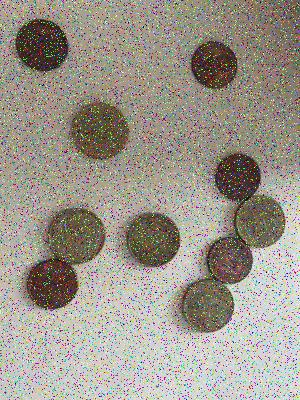
#> input picture coin_image.jpg, 300 x 400 px
$ jupyter execute 'Processing an image of coins.ipynb'   (older library calls are emulated)
#> lines starting #> are read from the running program, lines starting #| are printed output that depends on the picture; after the words box and inside, x2 and y2 are one past the last pixel; in counts of white or black regions, pixels touching at a corner belong together; long printed decimals are rounded
## Processing an image of coins

Read the image of coins you have been provided and display it with an appropriate title

[cell 1]
from skimage import io, segmentation
from skimage.exposure import histogram
import matplotlib.pyplot as plt
im = io.imread("coin_image.jpg")
#> im is the input picture: shape (400, 300, 3); mean R, G, B 157.2, 150.8, 140.5
print(im.shape, im.dtype)
#| (400, 300, 3) uint8
plt.figure(figsize=(8,8))
plt.imshow(im), plt.axis('off'), plt.title('Coin Image')

Remove the salt and pepper noise in the image and display the denoised image with an appropriate title

[cell 2]
from skimage.morphology import binary_erosion,binary_dilation, binary_opening,binary_closing,dilation, erosion, opening, closing, white_tophat, watershed, remove_small_objects, reconstruction, extrema,disk
from skimage import img_as_ubyte, img_as_float
from skimage.filters import median
from skimage import color

# change rgb image to gray scale
im  =img_as_ubyte(color.rgb2gray(im))
#> im: shape (400, 300)
# by using opening we can remove the salt noise
im_o = opening(im, disk(1))
# by using closing we can remove the pepper noise
im_c = closing(im, disk(1))
# by using opening followed by closing we remove salt and pepper noise
im_oc = closing(im_o, disk(1))
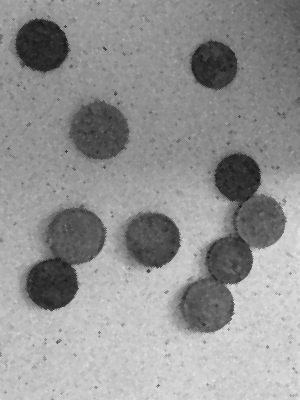
#> im_oc: shape (400, 300); min 25, max 228, mean 146.8

plt.figure(figsize=(15,15))
plt.subplot(131), plt.imshow(im, cmap='gray'), plt.title('original'), plt.axis('off')
plt.subplot(132), plt.imshow(im_o, cmap='gray'), plt.title('opening (removes salt)'), plt.axis('off')
plt.subplot(133), plt.imshow(im_c, cmap='gray'), plt.title('closing (removes pepper)'),plt.axis('off')
plt.show()

Segment the coins to obtain a binary image where pixels representing the coins are set to 1

[cell 3]
from skimage.transform import  hough_circle, hough_circle_peaks
from skimage import feature
from skimage.morphology import square, rectangle, diamond, disk, cube,  octahedron, ball, star, octagon
from skimage.draw import circle_perimeter
from skimage import util
import scipy.ndimage.filters
import numpy as np
from skimage.filters import rank
from skimage import filters
from skimage.measure import label, regionprops
from scipy import ndimage as ndi
from skimage import data

# we will use thresholding segmentation
thresh = filters.threshold_otsu(im_oc)
#> thresh = 126
im_th = im_oc < thresh
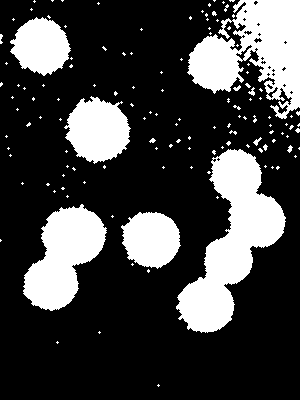
#> im_th: shape (400, 300) bool; 25.4% white; 133 white regions (120 under 20 px), largest, box (x1, y1, x2, y2) and area: (176, 149, 286, 333) 8705, (187, 0, 300, 119) 7446, (23, 204, 107, 311) 5158
# perform opening to for clearing the edges
im_th_morph = binary_opening(im_th, disk(20))
#> im_th_morph: shape (400, 300) bool; 20.3% white; 7 white regions, largest, box (x1, y1, x2, y2) and area: (179, 150, 285, 333) 8230, (24, 207, 105, 310) 4913, (69, 101, 129, 161) 2871
# perform clear_border to remove unwanted forground
im_seg = segmentation.clear_border(im_th_morph)
#> im_seg: shape (400, 300) bool; 18.9% white; 6 white regions, box (x1, y1, x2, y2) and area: (179, 150, 285, 333) 8230, (24, 207, 105, 310) 4913, (69, 101, 129, 161) 2871, (123, 212, 180, 267) 2413, (14, 19, 69, 73) 2258, (189, 38, 239, 90) 1963

# we will use watershed segmentation
# find an elevation map using the Sobel gradient of the image
elevation_map = filters.sobel(im_oc)
# find markers of the background and the coins
markers = np.zeros_like(im_oc)
markers[im_oc < 70] = 1
markers[im_oc > 150] = 2
# watershed transform to fill regions of the elevation map
segmentation_coins = segmentation.watershed(elevation_map, markers)
#> segmentation_coins: shape (400, 300); values 1 (black) and 2 (white), 81.8% white; 9 black regions (3 under 20 px), largest, box (x1, y1, x2, y2) and area: (179, 152, 287, 333) 8073, (25, 204, 107, 311) 4712, (69, 100, 129, 160) 2666, (125, 212, 181, 268) 2392, (15, 18, 70, 72) 2204, (191, 40, 237, 91) 1743
segmentation_coins = 1 - segmentation_coins
# perform closing to fill more gaps
seg_im = binary_closing(segmentation_coins, disk(18))
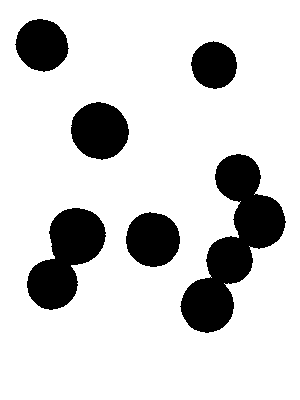
#> seg_im: shape (400, 300) bool; 82.5% white; 6 black regions, box (x1, y1, x2, y2) and area: (180, 154, 286, 333) 7806, (27, 208, 106, 310) 4539, (71, 102, 129, 160) 2568, (126, 212, 180, 267) 2315, (15, 19, 69, 72) 2128, (191, 41, 237, 89) 1682
seg_im = 1 - seg_im
plt.figure(figsize = (15,15))
plt.subplot(131), plt.imshow(im, cmap='gray'), plt.axis('off'), plt.title("Original image")
plt.subplot(132), plt.imshow(im_seg, cmap ='gray'), plt.axis('off'), plt.title("Thresholding Segmentation")
plt.subplot(133), plt.imshow(seg_im, cmap='gray'), plt.axis('off'), plt.title("Watershed Segmentation")

Using the binary image as input, write code to output a new image containing

(a) only the coins which overlap or touch each other

(b) only non-overlapping coins

[cell 4]
from skimage import measure
import matplotlib.patches as mpatches

# create 2 np zero arrays
image1 = np.zeros(im_seg.shape)
image2 = np.zeros(im_seg.shape)

label_image = label(im_seg)
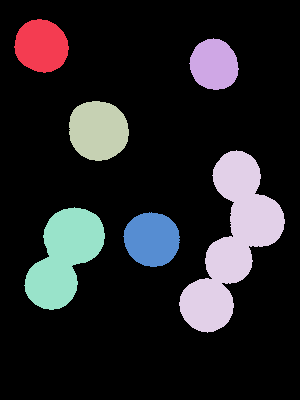
#> label_image: shape (400, 300) int32; 7 distinct labels, from 0 to 6; one colour per label, 0 black
image_label = color.label2rgb(label_image, image=im_seg, bg_label=0)
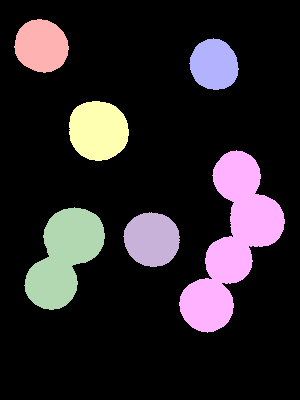
#> image_label: shape (400, 300, 3) float64; mean R, G, B 0.167, 0.145, 0.161


for region in regionprops(label_image):
    # regions with large enough areas are the overlapping coins
    if region.area > 3000:
        minr, minc, maxr, maxc = region.bbox
        image1[minr:maxr, minc:maxc] = im_seg[minr:maxr, minc:maxc]
    else:
        minr, minc, maxr, maxc = region.bbox
        image2[minr:maxr, minc:maxc] = im_seg[minr:maxr, minc:maxc]
#> this loop made 6 passes
#> (minr, minc, maxr, maxc) on passes 1 to 6: (19, 14, 73, 69), (38, 189, 90, 239), (101, 69, 161, 129), (150, 179, 333, 285), (207, 24, 310, 105), (212, 123, 267, 180)
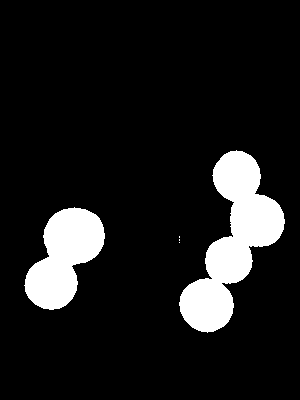
#> image1: shape (400, 300) float64; values 0 (black) and 1 (white), 11% white; 5 white regions (3 under 20 px), largest, box (x1, y1, x2, y2) and area: (179, 150, 285, 333) 8230, (24, 207, 105, 310) 4913
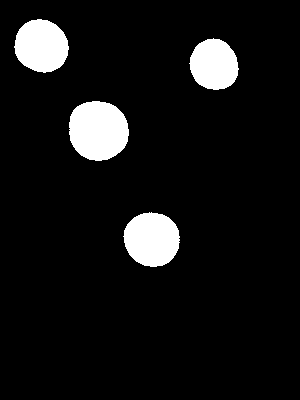
#> image2: shape (400, 300) float64; values 0 (black) and 1 (white), 7.9% white; 4 white regions, box (x1, y1, x2, y2) and area: (69, 101, 129, 161) 2871, (123, 212, 180, 267) 2413, (14, 19, 69, 73) 2258, (189, 38, 239, 90) 1963

plt.figure(figsize=(15,10))
plt.subplot(1,3,1), plt.imshow(image_label, cmap='gray'), plt.axis('off'), plt.title('Labeled image')
plt.subplot(1,3,2), plt.imshow(image1, cmap='gray'), plt.axis('off'), plt.title('Overlapping coins')
plt.subplot(1,3,3), plt.imshow(image2, cmap='gray'), plt.axis('off'), plt.title('Non overlapping coins')

Sets of white pixels which are connected to each other are called connected components or objects.

(i) connect all the connected components and visualize each connected component with a different color overlaid on the denoised image.

(ii) separate the touching coins (visualize each coin with a different color overlaid on the denoised image).

[cell 5]
from scipy import ndimage as ndi
from skimage.measure import label, regionprops
from skimage.morphology import watershed
from skimage.feature import peak_local_max

# (i)
# connect the components
image_label_overlay = color.label2rgb(label_image, image=im_oc, bg_label=0)

# (ii)
# The distance transform of a binary image is the distance from every pixel to the nearest nonzero-valued pixel.
distance = ndi.distance_transform_edt(im_seg)
# Markers are created by taking local maxima of the distance to the background
local_maxi = peak_local_max(distance, indices=False, footprint=np.ones((10, 10)), labels=im_seg)
#> local_maxi: shape (400, 300) bool; 0.01% white in thin lines or dots, all inside (x1, y1, x2, y2) = (40, 45, 257, 306)
markers = ndi.label(local_maxi)[0]
#> markers: shape (400, 300) int32; 11 distinct labels, from 0 to 10
# process the watershed
labels = watershed(-distance, markers, mask=im_seg)
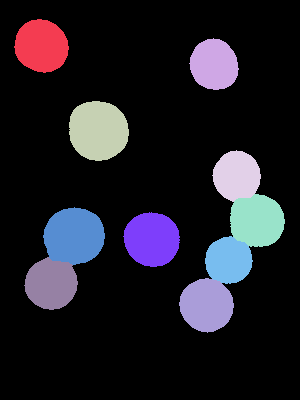
#> labels: shape (400, 300) int32; 11 distinct labels, from 0 to 10; one colour per label, 0 black
# connect the components
image_label_overlay2 = color.label2rgb(labels, image=im_oc, bg_label=0)
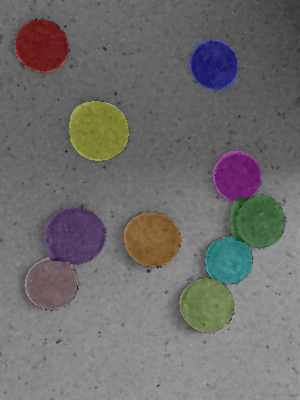
#> image_label_overlay2: shape (400, 300, 3) float64; mean R, G, B 0.437, 0.429, 0.426

# Display the results
fig, axes = plt.subplots(ncols=2, figsize=(9, 8), sharex=True, sharey=True)
ax = axes.ravel()
ax[0].imshow(image_label_overlay, cmap=plt.cm.gray)
ax[0].set_title('All connected components')
ax[1].imshow(image_label_overlay2, cmap=plt.cm.nipy_spectral)
ax[1].set_title('Separated components')

 Show your original image with an overlay of bounding boxes or circular boundaries of each coin you found. List the number of coins your code found.

[cell 6]
fig, ax = plt.subplots(figsize=(10, 6))
image3 = img_as_ubyte(im)
image3 = color.gray2rgb(image3)
regions = regionprops(labels)
#> regions = 10 regions; largest, box (x1, y1, x2, y2) and area: (69, 101, 129, 161) 2871, (43, 207, 105, 265) 2781, (123, 212, 180, 267) 2413, (230, 194, 285, 247) 2321, (179, 278, 234, 333) 2277
mean_region_area = 0
for region in regions:
    # take regions with large enough areas
    if region.area >= 100:
        # draw rectangle around segmented coins
        minr, minc, maxr, maxc = region.bbox
        rect = mpatches.Rectangle((minc, minr), maxc - minc, maxr - minr,
                                  fill=False, edgecolor='red', linewidth=1)
        ax.add_patch(rect)
        mean_region_area +=  region.area
#> this loop made 10 passes
#> (minr, minc, maxr, maxc, mean_region_area) on passes 1 to 10: (19, 14, 73, 69, 2258), (38, 189, 90, 239, 4221), (101, 69, 161, 129, 7092), (150, 212, 202, 261, 8968), (194, 230, 247, 285, 11289), (207, 43, 265, 105, 14070), (212, 123, 267, 180, 16483), (236, 205, 284, 253, 18239), (257, 24, 310, 78, 20371), (278, 179, 333, 234, 22648)
#> after the loop, mean_region_area = 22648

mean_region_area = mean_region_area / len(regions)
#> mean_region_area = 2264.8
ax.set_axis_off()
ax.imshow(image3)
ax.set_title("Bounding boxes \ntotel coins = "+ str(len(regions)))
plt.tight_layout()
plt.show()
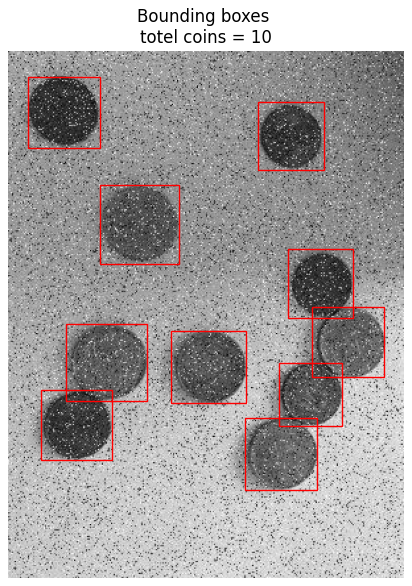
#> figure drawn by matplotlib, 1 panel

The image contains 5 cents and 50 cents. Indicate the amount of money your code finds in the image. Show your original image with an overlay of green points on the centroids of 5 cents and red points on the centroids of 50 cents.

[cell 7]
cents_50 = 0
cents_5 = 0

plt.figure(figsize=(8,8))
plt.imshow(image3, cmap=plt.cm.gray)

print('Some properties of the 1st object')
print('Orientation:', regions[0].orientation, 'Boundingbox:', regions[0].bbox , 'Major Axis Length:', regions[0].major_axis_length)
#| Orientation: 0.9159 Boundingbox: (19, 14, 73, 69) Major Axis Length: 55.723
print(mean_region_area)
#| 2264.8

for (i, props) in zip(range(len(regions)), regions):
    # , displays the ID of each object at it's centroid.
    if (props.area > mean_region_area) :
        y0, x0 = props.centroid
        plt.text(x0, y0,i,color='r', fontsize=20)
        cents_50 += 1
    else:
        y0, x0 = props.centroid
        plt.text(x0, y0,i,color='g', fontsize=20)
        cents_5 += 1
#> this loop made 10 passes
#> (y0, x0) on passes 1 to 10: (45.57, 41.03), (64.23, 213.7), (130.2, 97.89), (175.3, 236.3), (220.3, 256.5), (235.7, 73.59), (238.9, 151.5), (260, 228.2), (283.5, 50.75), (304.8, 206.2)
#> after the loop, cents_5 = 5; cents_50 = 5
total_amount = cents_50 *50 + cents_5 * 5
#> total_amount = 275
plt.axis('off')
plt.title("Green = 5 cents Red = 50 cents\n totel amount of money = "+str(total_amount)+"cents")
